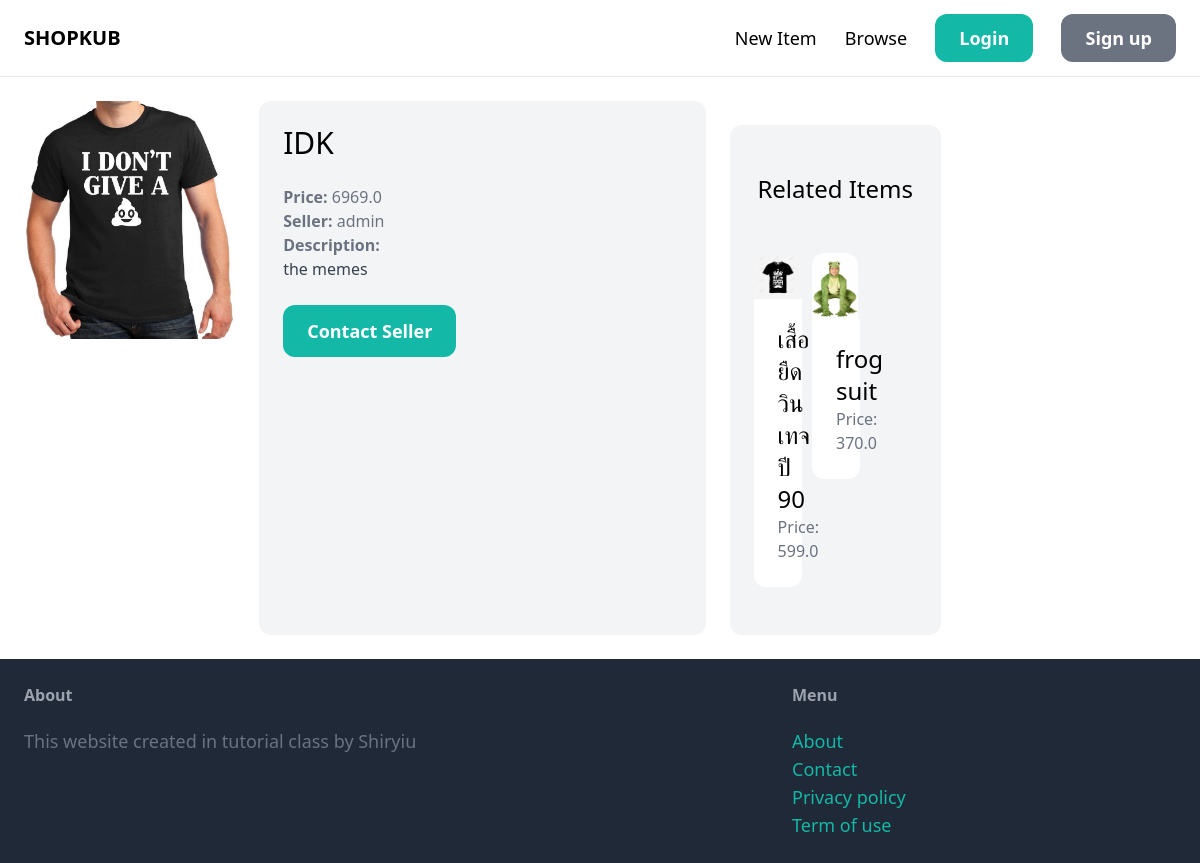
Page /items/4/ on the committed database.
### item/models.py (models this page shows, shortened)
class Item(models.Model):
    category = models.ForeignKey(Category, related_name="items", on_delete=models.CASCADE)
    name = models.CharField(max_length=255)
    description = models.TextField(blank=True, null=True)
    price = models.FloatField()
    image = models.ImageField(upload_to="item_images", blank=True, null=True)
    is_sold = models.BooleanField(default=False)
    created_by = models.ForeignKey(User, related_name="items", on_delete=models.CASCADE)
    created_at = models.DateTimeField(auto_now_add=True)

### item/views.py (the view)
# urls.py: path("<int:pk>/", views.detail, name="detail"),
def detail(request, pk):
    item = get_object_or_404(Item, pk=pk)
    related_items = Item.objects.filter(category=item.category, is_sold=False).exclude(pk=pk)[:3]
    return render(request, "item/detail.html", { "item":item, "related_items": related_items })

### item/templates/item/detail.html (shortened to what this page needs)
{% extends 'core/base.html' %}
{% block content %}
<div class="grid grid-cols-5 gap-6">
    <div class="grid-cols-3">
        <img src="{{item.image.url}}" class="rounded-xl">
    </div>
    <div class="col-span-2 p-6 bg-gray-100 rounded-xl">
        <h1 class="mb-6 text-3xl">{{item.name}}</h1>
        <p class="text-gray-500"><strong>Price: </strong>{{item.price}}</p>
        <p class="text-gray-500"><strong>Seller: </strong>{{item.created_by.username}}</p>
        {% if item.description %}
        <p class="text-gray-700">
            <strong class="text-gray-500">Description: </strong><br>
            {{item.description}}
        </p>
        {% endif %}
        <a href="#" class="inline-block mt-6 px-6 py-3 text-lg font-semibold bg-teal-500 text-white rounded-xl hover:bg-teal-700">
            Contact Seller
        </a>
    </div>
    <div class="mt-6 px-6 py-12 bg-gray-100 rounded-xl">
        <h2 class="mb-12 text-2xl text-center">Related Items</h2>
        <div class="grid grid-cols-3 gap-3">
            {% for item in related_items %}
            <a href="{% url 'item:detail' item.id %}">
                <div>
                    <img src="{{item.image.url}}" class="rounded-t-xl">
                </div>
                <div class="p-6 bg-white rounded-b-xl">
                    <h2 class="text-2xl"> {{item.name}} </h2>
                    <p class="text-gray-500"> Price: {{item.price}} </p>
                </div>
            </a>
            {% endfor %}
        </div>
    </div>
</div>
{% endblock %}

### rows in the picture
Item: image (picture), name "IDK", price "6969.0", created_by.username "admin", description "the memes"
Item: image (picture), name "เสื้อยืดวินเทจ ปี 90", price "599.0"
Item: image (picture), name "frog suit", price "370.0"
